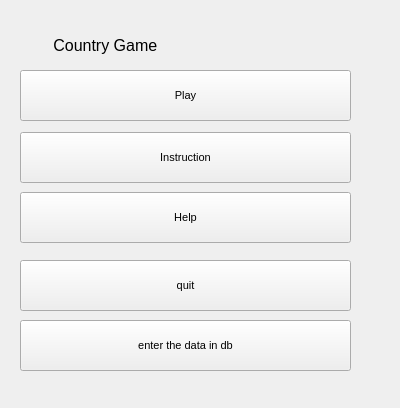
<?xml version="1.0" encoding="UTF-8"?>
<ui version="4.0">
 <class>MainWindow</class>
 <widget class="QMainWindow" name="MainWindow">
  <property name="geometry">
   <rect>
    <x>0</x>
    <y>0</y>
    <width>400</width>
    <height>408</height>
   </rect>
  </property>
  <property name="windowTitle">
   <string>MainWindow</string>
  </property>
  <widget class="QWidget" name="centralWidget">
   <widget class="QPushButton" name="pushButton_4">
    <property name="geometry">
     <rect>
      <x>20</x>
      <y>320</y>
      <width>331</width>
      <height>51</height>
     </rect>
    </property>
    <property name="font">
     <font>
      <pointsize>8</pointsize>
     </font>
    </property>
    <property name="text">
     <string>enter the data in db</string>
    </property>
   </widget>
   <widget class="QPushButton" name="pushButton_2">
    <property name="geometry">
     <rect>
      <x>20</x>
      <y>70</y>
      <width>331</width>
      <height>51</height>
     </rect>
    </property>
    <property name="font">
     <font>
      <pointsize>8</pointsize>
     </font>
    </property>
    <property name="text">
     <string>Play</string>
    </property>
   </widget>
   <widget class="QPushButton" name="pushButton">
    <property name="geometry">
     <rect>
      <x>20</x>
      <y>192</y>
      <width>331</width>
      <height>51</height>
     </rect>
    </property>
    <property name="font">
     <font>
      <pointsize>8</pointsize>
     </font>
    </property>
    <property name="text">
     <string>Help</string>
    </property>
   </widget>
   <widget class="QPushButton" name="pushButton_3">
    <property name="geometry">
     <rect>
      <x>20</x>
      <y>260</y>
      <width>331</width>
      <height>51</height>
     </rect>
    </property>
    <property name="font">
     <font>
      <pointsize>8</pointsize>
     </font>
    </property>
    <property name="text">
     <string>quit</string>
    </property>
   </widget>
   <widget class="QPushButton" name="pushButton_5">
    <property name="geometry">
     <rect>
      <x>20</x>
      <y>132</y>
      <width>331</width>
      <height>51</height>
     </rect>
    </property>
    <property name="font">
     <font>
      <pointsize>8</pointsize>
     </font>
    </property>
    <property name="text">
     <string>Instruction</string>
    </property>
   </widget>
   <widget class="QLabel" name="label">
    <property name="geometry">
     <rect>
      <x>40</x>
      <y>30</y>
      <width>251</width>
      <height>31</height>
     </rect>
    </property>
    <property name="font">
     <font>
      <pointsize>12</pointsize>
     </font>
    </property>
    <property name="text">
     <string>   Country Game</string>
    </property>
   </widget>
  </widget>
 </widget>
 <layoutdefault spacing="6" margin="11"/>
 <resources/>
 <connections>
  <connection>
   <sender>pushButton</sender>
   <signal>clicked()</signal>
   <receiver>MainWindow</receiver>
   <slot>close()</slot>
   <hints>
    <hint type="sourcelabel">
     <x>168</x>
     <y>192</y>
    </hint>
    <hint type="destinationlabel">
     <x>179</x>
     <y>194</y>
    </hint>
   </hints>
  </connection>
  <connection>
   <sender>pushButton_2</sender>
   <signal>clicked()</signal>
   <receiver>MainWindow</receiver>
   <slot>close()</slot>
   <hints>
    <hint type="sourcelabel">
     <x>168</x>
     <y>221</y>
    </hint>
    <hint type="destinationlabel">
     <x>179</x>
     <y>194</y>
    </hint>
   </hints>
  </connection>
  <connection>
   <sender>pushButton_3</sender>
   <signal>clicked()</signal>
   <receiver>MainWindow</receiver>
   <slot>close()</slot>
   <hints>
    <hint type="sourcelabel">
     <x>168</x>
     <y>250</y>
    </hint>
    <hint type="destinationlabel">
     <x>179</x>
     <y>194</y>
    </hint>
   </hints>
  </connection>
  <connection>
   <sender>pushButton_5</sender>
   <signal>clicked()</signal>
   <receiver>MainWindow</receiver>
   <slot>close()</slot>
   <hints>
    <hint type="sourcelabel">
     <x>120</x>
     <y>101</y>
    </hint>
    <hint type="destinationlabel">
     <x>124</x>
     <y>135</y>
    </hint>
   </hints>
  </connection>
 </connections>
</ui>
